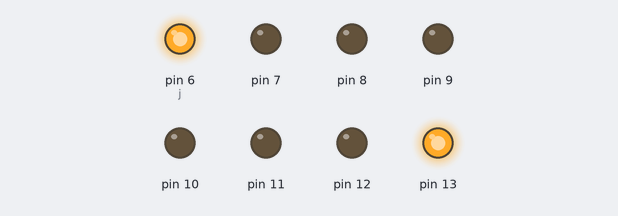
Recording of a sketch running on a simulated Arduino Uno, built with avr-gcc and run on an emulated ATmega328P. On the bench: output pins drawn as LEDs (lit = HIGH).

Above: at 0.2 s.
At 1.2 s:
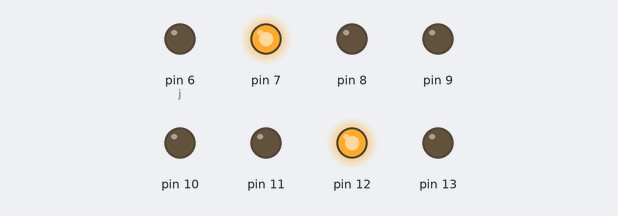
At 2.2 s:
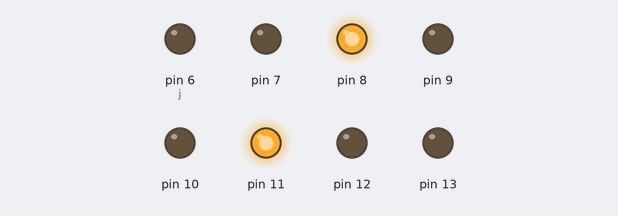
At 3.2 s:
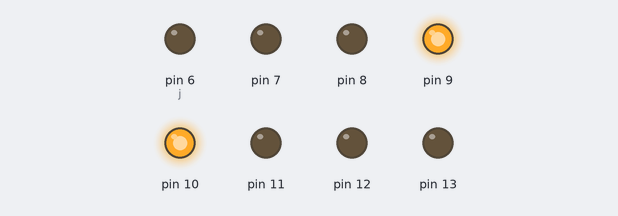
At 4.7 s:
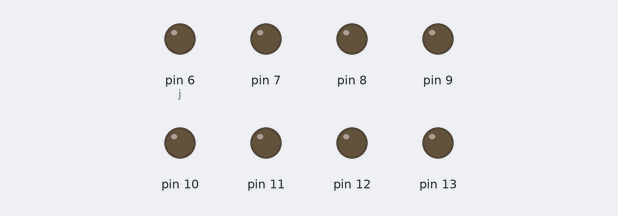
Timing chart, 0 to 5.2 s (numbered marks = the images above):
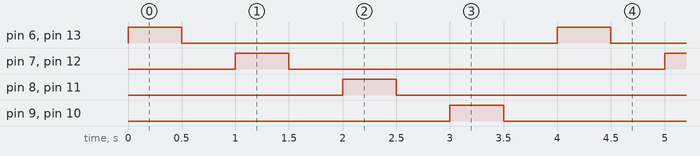

Measured:
- by itself, pin 6 (j), pin 7–13: alternates HIGH for 0.50 s and LOW for 3.5 s
- by itself, everything shown: repeats every 4.0 s, in 8 steps

The sketch:

8led_on_and_off_pattern.ino
```cpp
void setup() {
for(int i=13;i>=6;i--)
{
  pinMode(i,OUTPUT);
  }

}

void loop() {
for(int i=13,j=6;i>=10,j<=9;i--,j++)
{
 digitalWrite(i,HIGH);
 digitalWrite(j,HIGH);
 delay(500);
 digitalWrite(i,LOW);
 digitalWrite(j,LOW);
 delay(500);

  }

}
```
